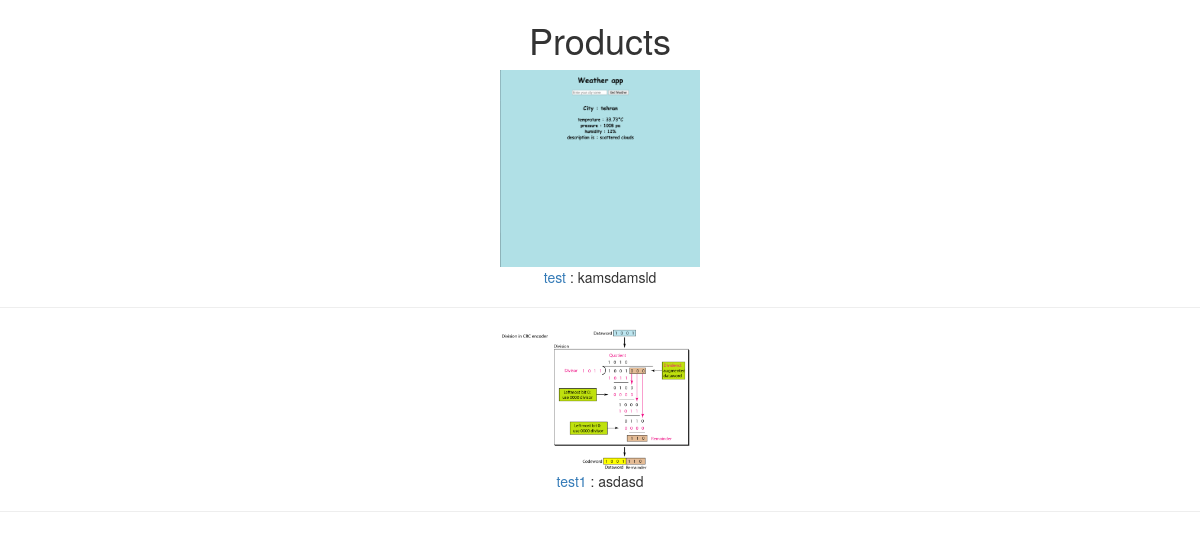
/, run on an earlier commit of the app's database.
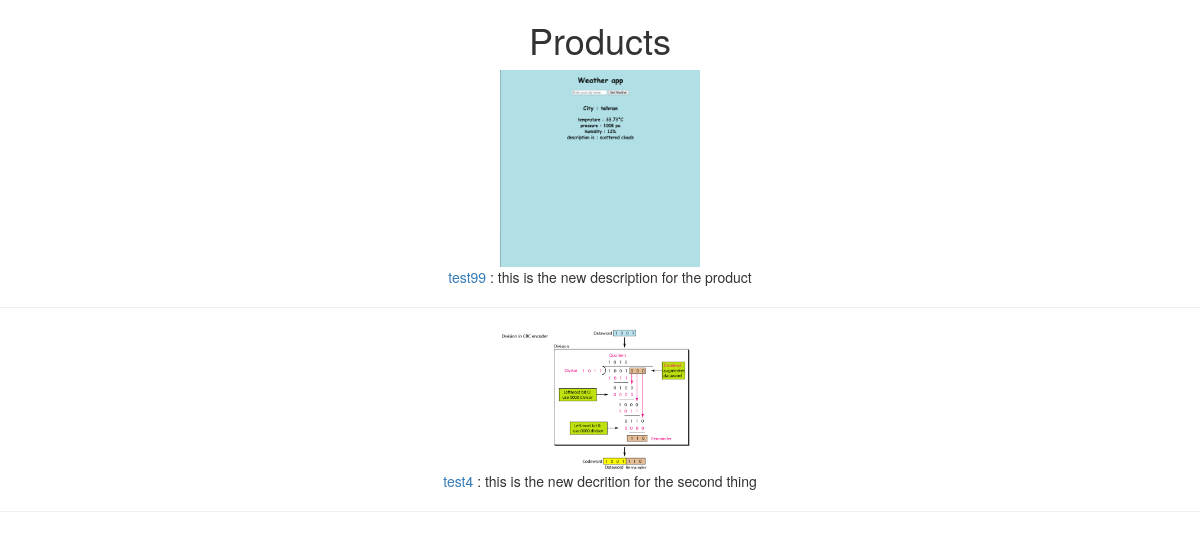
And on a later commit of the database.
### gallery/models.py (models this page shows, shortened)
class Product(models.Model):
    name = models.CharField(max_length=255)
    description = models.TextField()
    image = models.ImageField(upload_to='products/')

### gallery/views.py (the view)
# urls.py: path('' ,views.list_products , name="index_page"),
def list_products(request):
    products = Product.objects.all()
    context = {
        'products' : products
    }
    return render(request , 'gallery/index.html' ,context )

### gallery/templates/gallery/index.html (shortened to what this page needs)
{% load static %}
<!DOCTYPE html>
<html>
<head>
<link rel="stylesheet" href="https://maxcdn.bootstrapcdn.com/bootstrap/3.4.1/css/bootstrap.min.css">
</head>
<body>
    <h1>Products</h1>
    {% for i in products %}
        <div class="product">
            <img src="{{ i.image.url }}" alt="{{ i.name }}" width="200"> <br>
            <a href="{% url 'product_detail' i.pk %}">{{i.name}}</a> :
            {{i.description}} <br>
            <hr>
        </div>
    {% endfor %}
</body>
</html>

### gallery/templates/gallery/index.html (style rules this page uses)
body { text-align: center; }

What changed in the data, as far as the page shows it:
changed Product: name "test" → "test99"; description "kamsdamsld" → "this is the new description for the product"
changed Product: name "test1" → "test4"; description "asdasd" → "this is the new decrition for the second thing"
